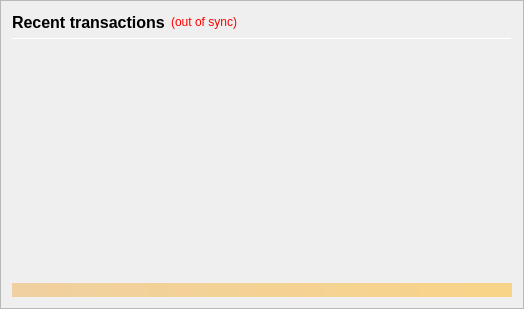
             <widget class="QFrame" name="frame_RecentTransactions">
              <property name="minimumSize">
               <size>
                <width>0</width>
                <height>0</height>
               </size>
              </property>
              <property name="frameShape">
               <enum>QFrame::StyledPanel</enum>
              </property>
              <property name="frameShadow">
               <enum>QFrame::Raised</enum>
              </property>
              <layout class="QVBoxLayout" name="verticalLayout_1">
               <item>
                <layout class="QHBoxLayout" name="horizontalLayout_2">
                 <item>
                  <widget class="QLabel" name="label_4">
                   <property name="minimumSize">
                    <size>
                     <width>0</width>
                     <height>20</height>
                    </size>
                   </property>
                   <property name="font">
                    <font>
                     <pointsize>12</pointsize>
                     <weight>75</weight>
                     <bold>true</bold>
                    </font>
                   </property>
                   <property name="text">
                    <string>Recent transactions</string>
                   </property>
                  </widget>
                 </item>
                 <item>
                  <widget class="QLabel" name="labelTransactionsStatus">
                   <property name="cursor">
                    <cursorShape>WhatsThisCursor</cursorShape>
                   </property>
                   <property name="toolTip">
                    <string>The displayed information may be out of date. Your wallet automatically synchronizes with the Diytube network after a connection is established, but this process has not completed yet.</string>
                   </property>
                   <property name="styleSheet">
                    <string notr="true">QLabel { color: red; }</string>
                   </property>
                   <property name="text">
                    <string notr="true">(out of sync)</string>
                   </property>
                   <property name="alignment">
                    <set>Qt::AlignRight|Qt::AlignTrailing|Qt::AlignVCenter</set>
                   </property>
                  </widget>
                 </item>
                 <item>
                  <spacer name="horizontalSpacer">
                   <property name="orientation">
                    <enum>Qt::Horizontal</enum>
                   </property>
                   <property name="sizeHint" stdset="0">
                    <size>
                     <width>40</width>
                     <height>20</height>
                    </size>
                   </property>
                  </spacer>
                 </item>
                </layout>
               </item>
               <item>
                <widget class="Line" name="line">
                 <property name="minimumSize">
                  <size>
                   <width>0</width>
                   <height>1</height>
                  </size>
                 </property>
                 <property name="maximumSize">
                  <size>
                   <width>16777215</width>
                   <height>1</height>
                  </size>
                 </property>
                 <property name="orientation">
                  <enum>Qt::Horizontal</enum>
                 </property>
                </widget>
               </item>
               <item>
                <widget class="QListView" name="listTransactions">
                 <property name="sizePolicy">
                  <sizepolicy hsizetype="Expanding" vsizetype="Expanding">
                   <horstretch>100</horstretch>
                   <verstretch>0</verstretch>
                  </sizepolicy>
                 </property>
                 <property name="minimumSize">
                  <size>
                   <width>500</width>
                   <height>0</height>
                  </size>
                 </property>
                 <property name="styleSheet">
                  <string notr="true">QListView { background: transparent; }</string>
                 </property>
                 <property name="frameShape">
                  <enum>QFrame::NoFrame</enum>
                 </property>
                 <property name="verticalScrollBarPolicy">
                  <enum>Qt::ScrollBarAlwaysOff</enum>
                 </property>
                 <property name="horizontalScrollBarPolicy">
                  <enum>Qt::ScrollBarAlwaysOff</enum>
                 </property>
                 <property name="selectionMode">
                  <enum>QAbstractItemView::NoSelection</enum>
                 </property>
                </widget>
               </item>
               <item>
                <spacer name="verticalSpacer_2">
                 <property name="orientation">
                  <enum>Qt::Vertical</enum>
                 </property>
                 <property name="sizeType">
                  <enum>QSizePolicy::Expanding</enum>
                 </property>
                 <property name="sizeHint" stdset="0">
                  <size>
                   <width>20</width>
                   <height>40</height>
                  </size>
                 </property>
                </spacer>
               </item>
               <item>
                <widget class="QLabel" name="labelAlerts">
                 <property name="maximumSize">
                  <size>
                   <width>16777215</width>
                   <height>16777215</height>
                  </size>
                 </property>
                 <property name="styleSheet">
                  <string notr="true">background-color: qlineargradient(x1: 0, y1: 0, x2: 1, y2: 0, stop:0 #F0D0A0, stop:1 #F8D488); color:#000000;</string>
                 </property>
                 <property name="text">
                  <string/>
                 </property>
                 <property name="wordWrap">
                  <bool>true</bool>
                 </property>
                 <property name="margin">
                  <number>3</number>
                 </property>
                </widget>
               </item>
              </layout>
             </widget>
